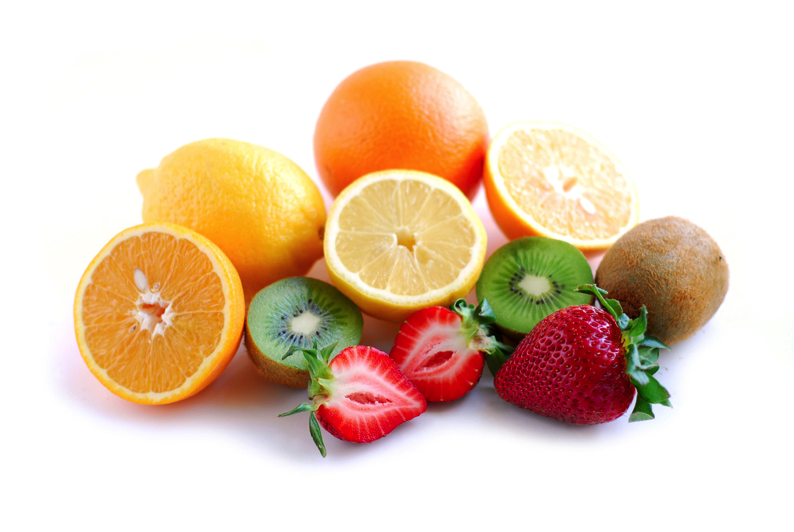
%> input picture octave/images/fruit.png, 794 x 532 px
$ octave Sobel.m   (GNU Octave 9; MATLAB toolbox functions it lacks are replaced by stand-ins)
%> lines starting %> are read from the running program, lines starting %| are printed output that depends on the picture; in (x1, y1, x2, y2) boxes, pixels count from 0 and x2, y2 are one past the last pixel; in counts of white or black regions, pixels touching at a corner belong together; the program's own positions count from 1
pkg load image;
%load image
img = imread('images/fruit.png');
%> img is the input picture: size 532x794x3 uint8; mean R, G, B 230, 207.1, 185.3
imshow(rgb2gray(img));
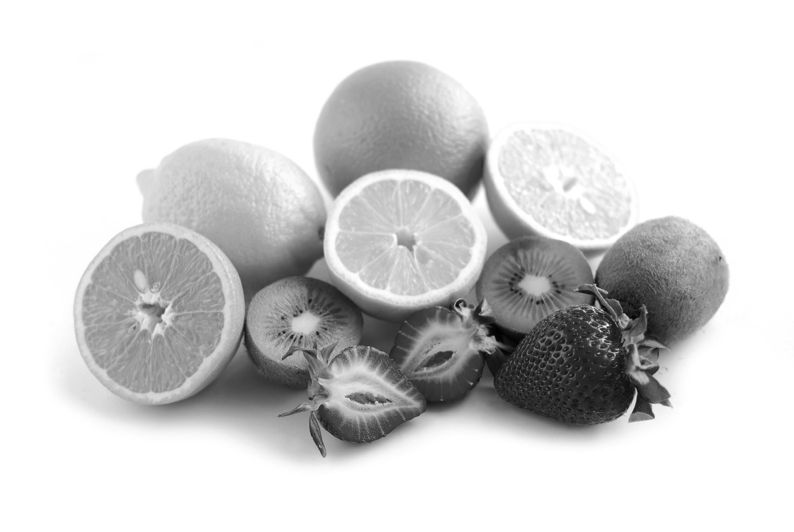
%> displayed picture: size 532x794, on the screen's scale of 0 to 255; min 0, max 255, mean 211.5
pause();

%create a sobel filter
filter_size = 11;
filter_sigma = 2;
filter = fspecial('sobel');

%apply sobel filter in horizontal direction
smoothed = rgb2gray(imfilter(double(img), filter));
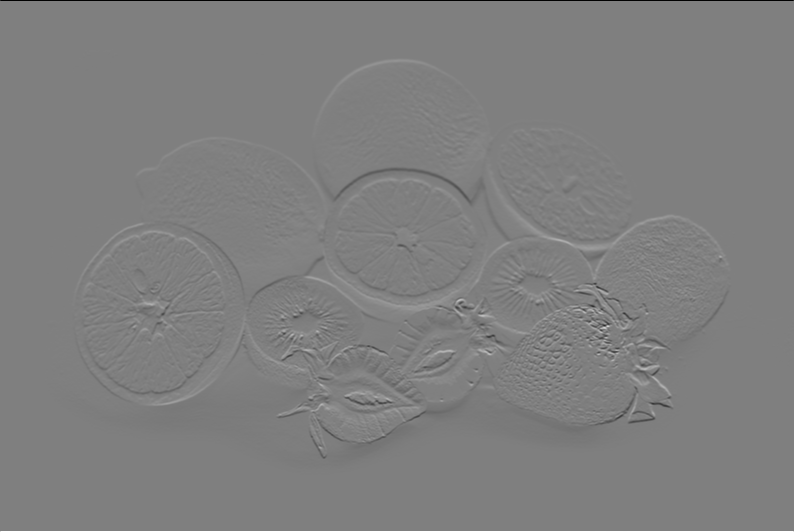
%> smoothed: size 532x794 double; min -1020, max 1020, mean 0; drawn with min black and max white
%imshow(smoothed);
colormap('gray'),imagesc(smoothed);
pause();

%apply sobel filter in vertical direction
smoothed = rgb2gray(imfilter(double(img), filter'));
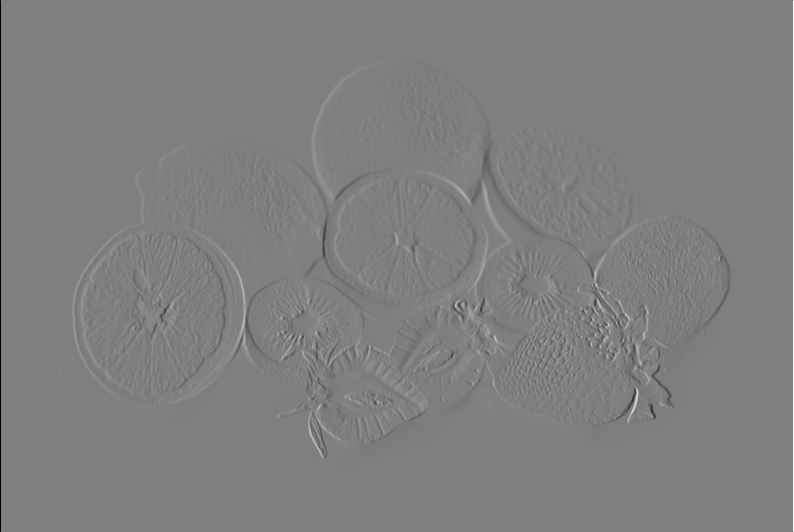
%> smoothed: size 532x794 double; min -1020, max 1020, mean 0; mean of the top-left, top-right, bottom-left and bottom-right quarters -1.4, 1.4, -0.8, 0.8; drawn with min black and max white
%imshow(smoothed);
imagesc(smoothed);
pause();

%apply sobel filter in both direction
smoothed = rgb2gray(imfilter(double(img), (filter+filter')));
%imshow(smoothed);
imagesc(smoothed);
pause();

%threshold
imagesc(im2bw(smoothed));
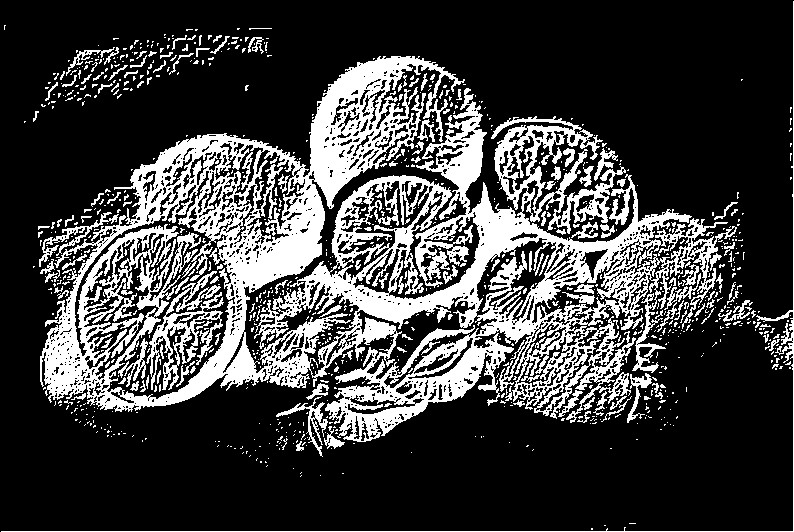
%> displayed picture: size 532x794x3, on the screen's scale of 0 to 255; 25% white; 971 white regions (820 under 20 px), largest, box (x1, y1, x2, y2) and area: (40, 56, 737, 442) 87645, (146, 271, 224, 390) 2646, (1, 1, 794, 532) 1714
pause();

$ run again, with octave/images/dolphin.png copied over octave/images/fruit.png
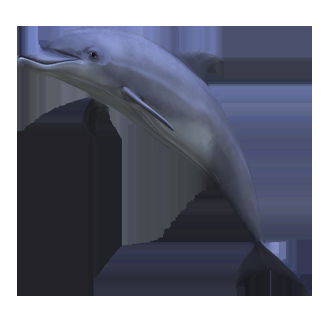
%> input picture octave/images/dolphin.png, 325 x 325 px
%> img is the input picture: size 325x325x3 uint8; mean R, G, B 111.2, 114.1, 128
%> `smoothed = rgb2gray(imfilter(double(img), (filter+filter')));`:
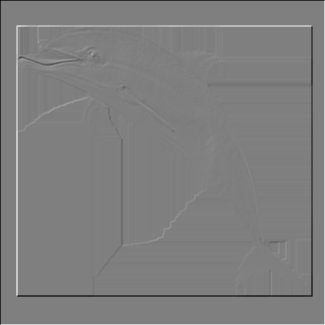
%> smoothed: size 325x325 double; min -1530, max 1530, mean 0; drawn with min black and max white
%> `imagesc(im2bw(smoothed));`:
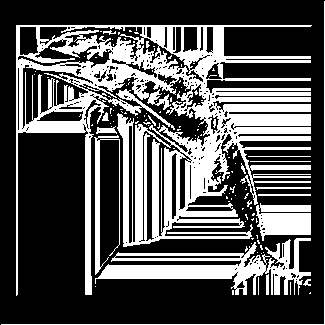
%> displayed picture: size 325x325x3, on the screen's scale of 0 to 255; 33.3% white; 123 white regions (105 under 20 px), largest, box (x1, y1, x2, y2) and area: (16, 25, 312, 296) 26505, (95, 238, 311, 295) 4555, (256, 203, 311, 241) 1524
